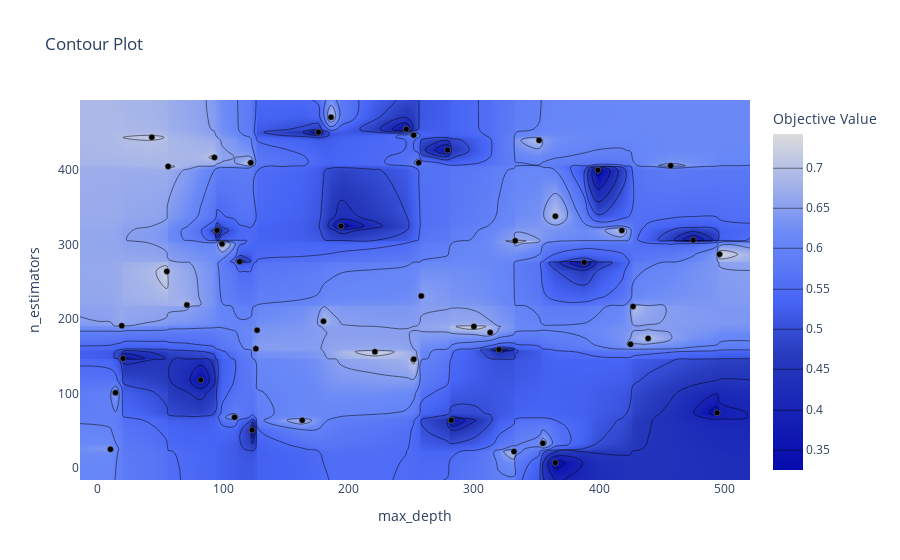

Notebook source saved alongside this figure:
### Code cell
optuna.visualization.plot_contour(study, params=['max_depth', 'n_estimators'])

### Figure 1 — Plotly figure (JSON) as saved in the notebook; plotly's stock layout.template omitted (floating-point values rounded to 4 significant figures; data arrays with more than 128 entries replaced by an {"elided": "..."} marker saying what was removed)
{"data": [{"colorbar": {"title": {"text": "Objective Value"}}, "colorscale": [[0, "rgb(5,10,172)"], [0.35, "rgb(40,60,190)"], [0.5, "rgb(70,100,245)"], [0.6, "rgb(90,120,245)"], [0.7, "rgb(106,137,247)"], [1, "rgb(220,220,220)"]], "connectgaps": true, "contours": {"coloring": "heatmap"}, "hoverinfo": "none", "line": {"smoothing": 1.3}, "reversescale": false, "type": "contour", "x": [-14.3, 10, 14, 19, 20, 43, 55, 56, 71, 82, 93, 95, 99, 109, 113, 122, 123, 126, 127, 163, 176, 180, 186, 194, 221, 246, 252, 256, 258, 279, 282, 300, 313, 320, 332, 333, 352, 355, 365, 388, 399, 418, 425, 427, 439, 457, 475, 494, 496, 520.3], "y": [-16.2, 7, 22, 25, 33, 51, 64, 68, 74, 101, 118, 146, 147, 156, 159, 160, 166, 174, 182, 185, 190, 191, 197, 217, 219, 231, 264, 276, 277, 287, 301, 305, 306, 319, 325, 338, 400, 405, 406, 410, 417, 427, 440, 444, 447, 451, 455, 471, 494.2], "z": {"elided": "49x50 float values"}}, {"marker": {"color": "black", "line": {"color": "Grey", "width": 0.5}}, "mode": "markers", "showlegend": false, "type": "scatter", "x": [300, 355, 93, 71, 258, 475, 221, 332, 388, 99, 180, 494, 365, 313, 320, 282, 55, 126, 82, 95, 56, 256, 163, 127, 252, 246, 365, 418, 10, 194, 439, 122, 176, 43, 333, 113, 425, 123, 252, 14, 186, 427, 279, 496, 352, 457, 399, 19, 20, 109], "y": [190, 33, 417, 219, 231, 306, 156, 22, 276, 301, 197, 74, 7, 182, 159, 64, 264, 160, 118, 319, 405, 410, 64, 185, 146, 455, 338, 319, 25, 325, 174, 410, 451, 444, 305, 277, 166, 51, 447, 101, 471, 217, 427, 287, 440, 406, 400, 191, 147, 68]}], "layout": {"title": {"text": "Contour Plot"}, "xaxis": {"range": [-14.3, 520.3], "title": {"text": "max_depth"}}, "yaxis": {"range": [-16.2, 494.2], "title": {"text": "n_estimators"}}}}
